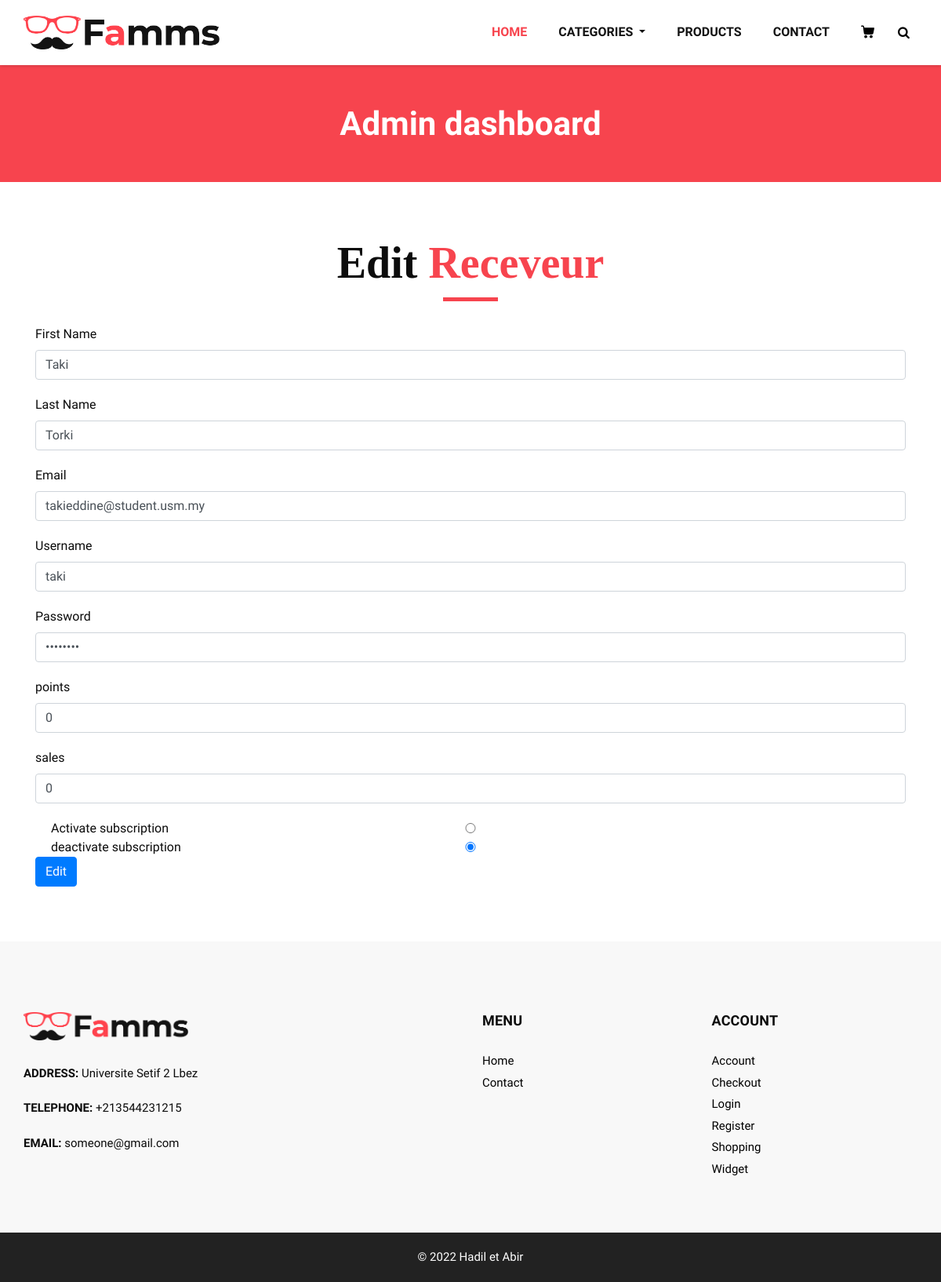
Before: /edit/receveur/2 (signed in) with the older database file.
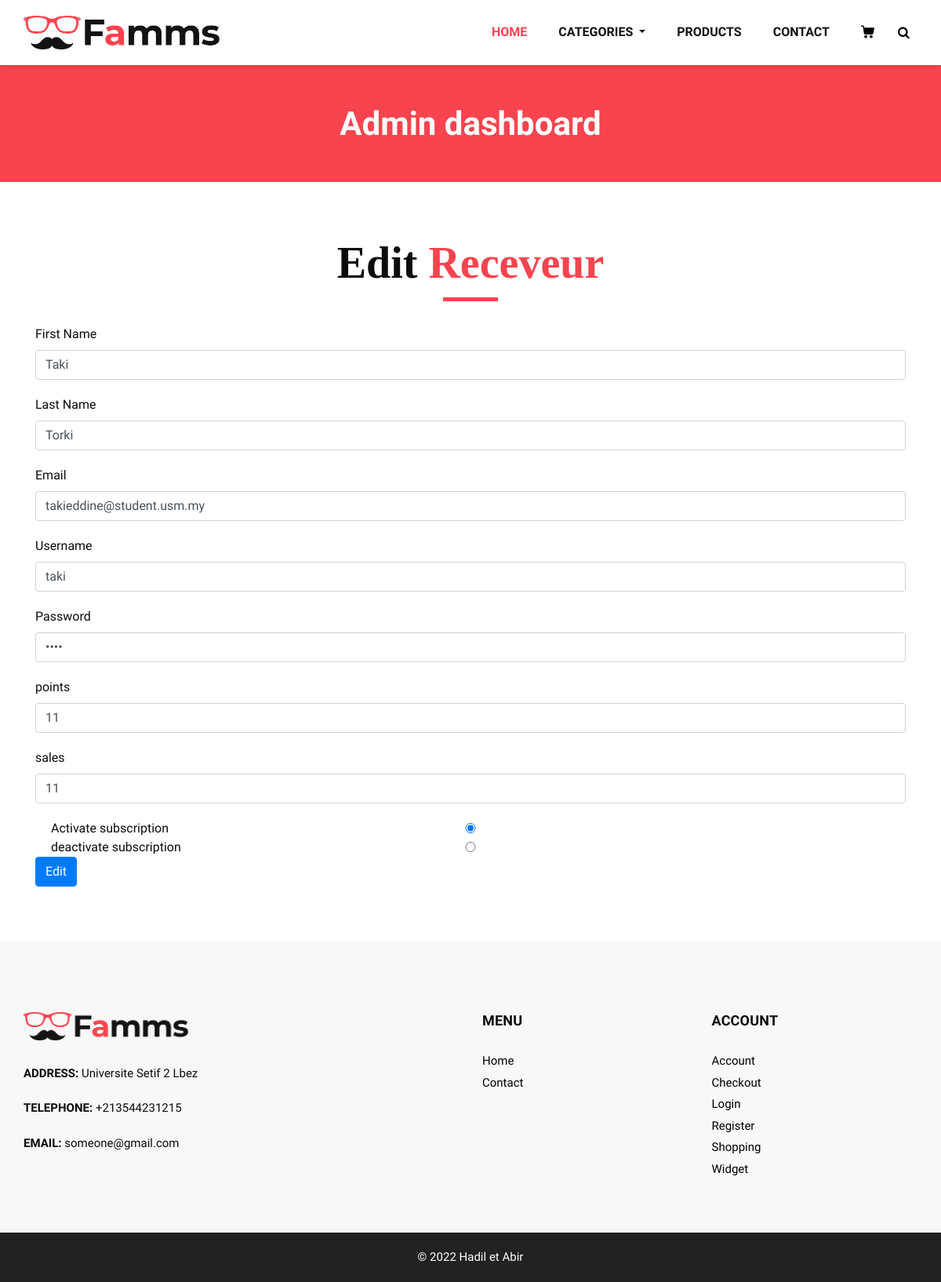
After: the same page with the newer database file.
### backend.py (models this page shows, shortened)
class Receveur(database.Model):
    UID = database.Column(database.Integer, database.ForeignKey(
        "users.UID"), primary_key=True, autoincrement=False)
    points = database.Column(database.Integer, nullable=False)
    sales = database.Column(database.Integer, nullable=False)
    active = database.Column(database.Integer, nullable=False)

### backend.py (the view, shortened to what this page needs)
@app.route('/edit/receveur/<int:id>', methods=["POST", "GET"])
def editRec(id):
    if (session.get("id") is None or not check_admin(session.get("id"))):
        return redirect('/accessDenied')
    Rec = Receveur.query.get_or_404(id)
    User = Users.query.get(id)
    data = {"rec": Rec, "user": User}
    return render_template('editRec.html', data=data)

### backend.py (called while the page is built)
def check_admin(id):
    results = Admin.query.get(id)
    if results is not None:
        return True
    else:
        return False

### templates/editRec.html (shortened to what this page needs)
{%extends 'base.html'%} {%block title%}Edit Receveur{%endblock%} {%block
class%}class="sub_page"{%endblock%} {%block main%}
<section class="inner_page_head">
  <div class="container_fuild">
    <div class="row">
      <div class="col-md-12">
        <div class="full">
          <h3>Admin dashboard</h3>
        </div>
      </div>
    </div>
  </div>
</section>
<section id="ManageProducts" class="product_section layout_padding">
  <div class="container">
    <div class="heading_container heading_center">
      <h2>Edit <span>Receveur</span></h2>
    </div>
    <div class="container">
      <form method="POST">
        <div class="form-group">
          <label for="firstname">First Name</label>
          <input
            type="text"
            name="firstname"
            class="form-control"
            id="firstname"
            aria-describedby="firstnamePriv"
            placeholder="Enter first name"
            value="{{data['user'].firstname}}"
            required
          />
        </div>
        <div class="form-group">
          <label for="lastname">Last Name</label>
          <input
            type="text"
            name="lastname"
            class="form-control"
            id="lastname"
            aria-describedby="lastnamePriv"
            placeholder="Enter last name"
            value="{{data['user'].lastname}}"
            required
          />
        </div>
        <div class="form-group">
          <label for="email">Email</label>
          <input
            type="email"
            name="email"
            class="form-control"
            id="email"
            placeholder="Enter email"
            value="{{data['user'].email}}"
            required
          />
        </div>
        <div class="form-group">
          <label for="username">Username</label>
          <input
            type="text"
            name="username"
            class="form-control"
            id="username"
            value="{{data['user'].username}}"
            aria-describedby="usernamePriv"
            placeholder="Enter username"
            required
          />
        </div>
        <div class="form-group">
          <label for="password">Password</label>
          <input
            type="password"
            name="password"
            class="form-control"
            id="password"
            placeholder="Password"
            value="{{data['user'].password}}"
            required
          />
        </div>
        <div class="form-group">
          <label for="points">points</label>
          <input
            type="number"
            name="points"
            class="form-control"
            id="points"
            value="{{data['rec'].points}}"
            placeholder="points"
            required
          />
        </div>
        <div class="form-group">
          <label for="sales">sales</label>
          <input
            type="number"
            name="sales"
            class="form-control"
            id="sales"
            placeholder="sales"
            value="{{data['rec'].points}}"
            required
          />
        </div>
        <div class="form-check">
          <input class="form-check-input" type="radio" name="activation"
          id="exampleRadios1" value="1" {%if data['rec'].active == 1%} checked
          {%endif%} />
          <label class="form-check-label" for="exampleRadios1">
          </label>
        </div>
        <div class="form-check">
          <input class="form-check-input" type="radio" name="activation"
          id="activation" value="0" {%if data['rec'].active == 0%} checked
          {%endif%} />
          <label class="form-check-label" for="exampleRadios1">
          </label>
        </div>
        <button type="submit" class="btn btn-primary">Edit</button>
      </form>
    </div>
  </div>
</section>
{%endblock%}

Changed rows visible on the page:
changed Receveur: points "0" → "11"; sales "0" → "11"; active "☐ Activate subscription" → "☑ Activate subscription"; active "☑" → "☐"
